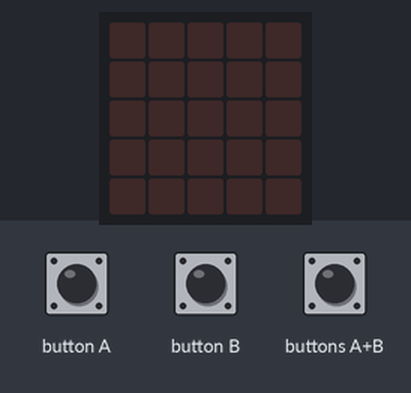
Simulated run of this program. Board: BBC micro:bit (MakeCode). Parts: the board's 5×5 LED display. Inputs (shaded band) come from the test bench. Random numbers come from a fixed seed.

Above: at 1.2 s.
1.3 s: buttons A+B pressed for 0.15 s
At 2.0 s:
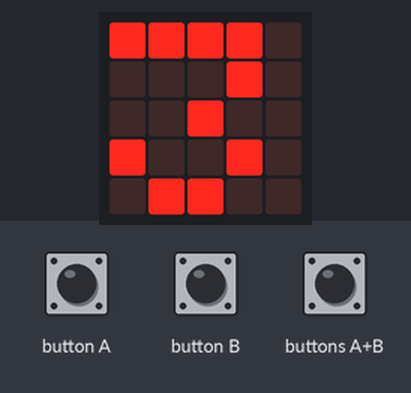
4.4 s: button A pressed for 0.15 s
At 5.1 s:
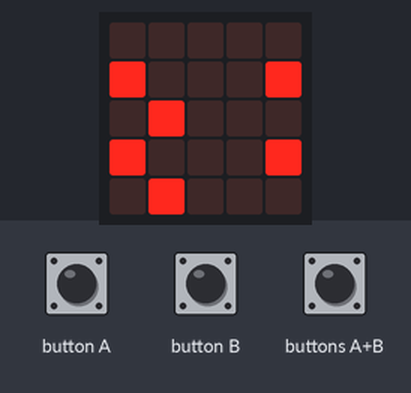
7.4 s: buttons A+B pressed for 1 s
At 10.85 s:
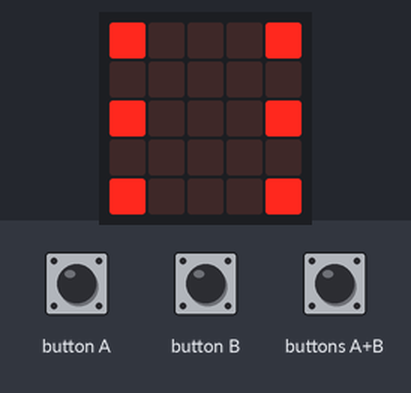
11.4 s: button B pressed for 0.15 s
At 12.05 s:
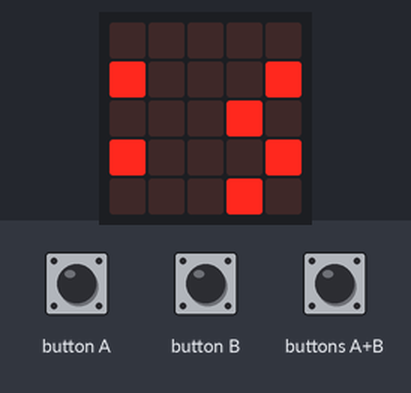
14.4 s: buttons A+B pressed for 0.15 s
At 17.4 s:
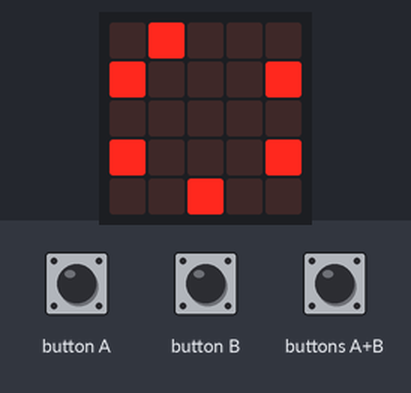
17.5 s: button B pressed for 0.15 s
At 18.2 s:
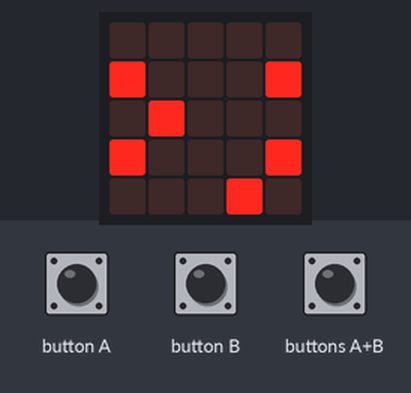
Timing chart, 0 to 20.5 s (numbered marks = the images above; inputs shaded):
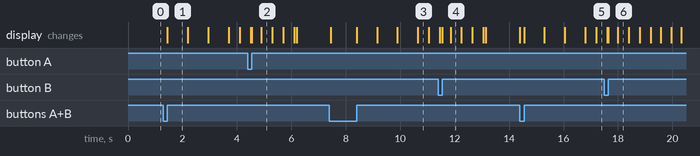

Measured:
- after the input at 1.3 s, the display: changes after 0.15 s (image 1)
- what the display in image 1 shows lasts 0.7 s, from 1.5 s to 2.2 s
- what the display in image 2 shows lasts 0.4 s, from 4.9 s to 5.3 s

The program:

main.ts
```typescript
function final () {
    basic.clearScreen()
    basic.pause(100)
    basic.showNumber(puntos)
    basic.pause(500)
    basic.clearScreen()
}
input.onButtonPressed(Button.A, function () {
    if (juega && coche > 1) {
        led.unplot(coche, 4)
        coche = coche - 1
        led.plot(coche, 4)
    }
})
function trafico () {
    x = randint(1, 3)
    y = 0
    while (y <= 4) {
        carretera()
        led.plot(x, y)
        basic.pause(espera)
        led.unplot(x, y)
        y = y + 1
    }
}
function carretera () {
    led.toggle(0, 0)
    led.toggle(4, 0)
    led.toggle(0, 1)
    led.toggle(4, 1)
    led.toggle(0, 2)
    led.toggle(4, 2)
    led.toggle(0, 3)
    led.toggle(4, 3)
    led.toggle(0, 4)
    led.toggle(4, 4)
}
function inicio () {
    basic.showNumber(3)
    basic.showNumber(2)
    basic.showNumber(1)
    basic.showLeds(`
        # . . . #
        . . . . .
        # . . . #
        . . . . .
        # . . . #
        `)
    led.plot(coche, 4)
}
input.onButtonPressed(Button.AB, function () {
    puntos = 0
    espera = 400
    coche = 2
    juega = true
    inicio()
    while (juega) {
        trafico()
        esquivar()
    }
    final()
})
input.onButtonPressed(Button.B, function () {
    if (juega && coche < 3) {
        led.unplot(coche, 4)
        coche = coche + 1
        led.plot(coche, 4)
    }
})
function esquivar () {
    if (x == coche) {
        juega = false
    } else {
        puntos = puntos + 1
        espera = espera - 25
        led.unplot(x, y)
    }
}
let espera = 0
let y = 0
let x = 0
let coche = 0
let puntos = 0
let juega = false
juega = false
```

test.ts
```typescript
// aquí va el archivo "tests"; esto no se compilará cuando este paquete se utilice como una extensión.
```
